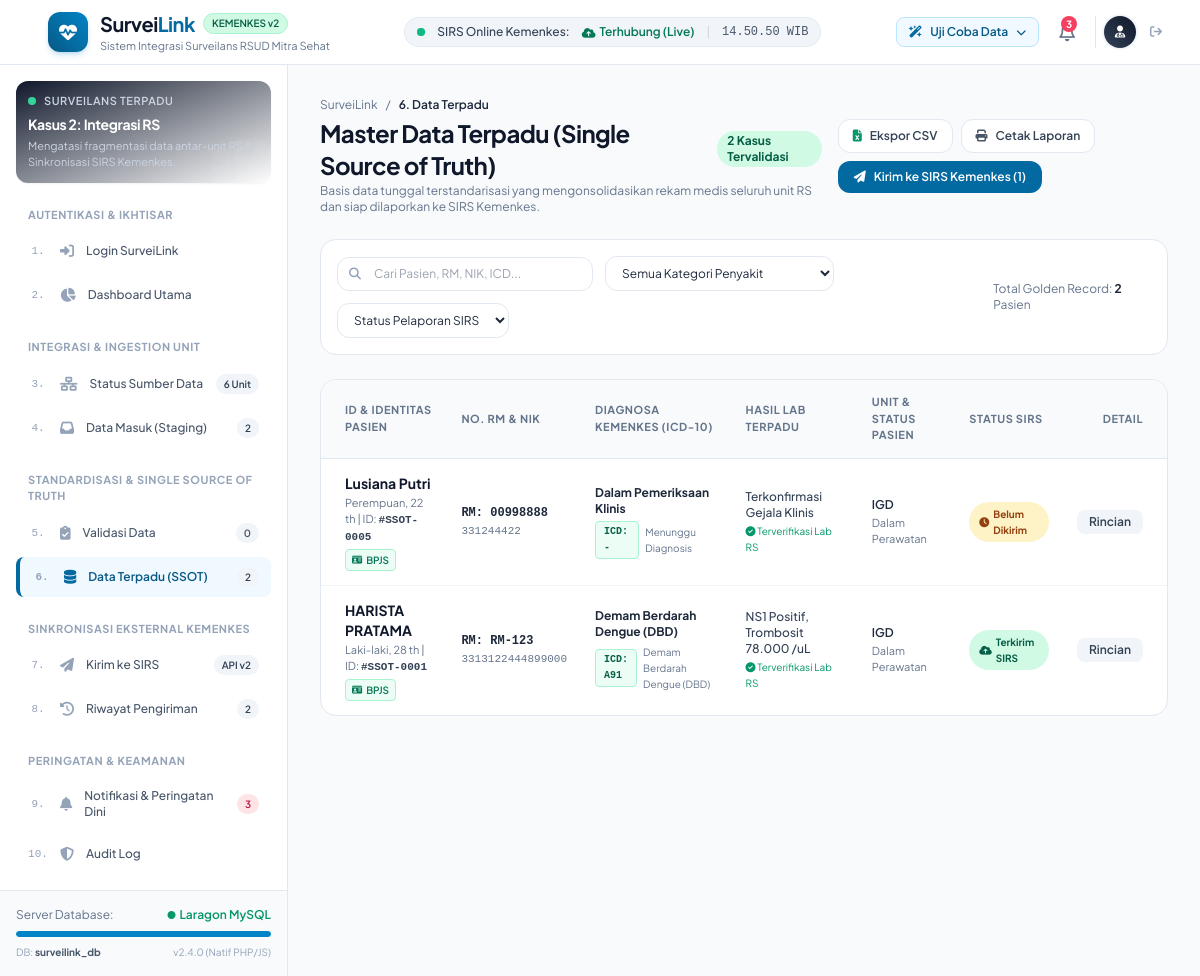
The app's page /data_terpadu.php with its own data.
### tables this page shows
CREATE TABLE `data_terpadu` (
  `id` int NOT NULL,
  `data_masuk_id` int DEFAULT NULL,
  `no_rm` varchar(20) NOT NULL,
  `nik` varchar(20) NOT NULL,
  `nama_pasien` varchar(100) NOT NULL,
  `jenis_kelamin` enum('L','P') NOT NULL,
  `cara_pembayaran` varchar(50) NOT NULL DEFAULT 'Pembayaran BPJS',
  `tempat_lahir` varchar(100) NOT NULL DEFAULT 'Jakarta',
  `tanggal_lahir` date NOT NULL,
  `usia` int NOT NULL,
  `agama` varchar(50) NOT NULL DEFAULT 'Islam',
  `status_perkawinan` varchar(50) NOT NULL DEFAULT 'Kawin',
  `alamat_lengkap` text NOT NULL,
  `unit_layanan` varchar(100) NOT NULL,
  `tanggal_masuk` datetime NOT NULL,
  `tanggal_keluar` datetime DEFAULT NULL,
  `kondisi_keluar` varchar(50) DEFAULT 'Dalam Perawatan',
  `kode_icd10` varchar(10) NOT NULL,
  `nama_penyakit` varchar(255) NOT NULL,
  `kategori_surveilans` varchar(100) NOT NULL,
  `hasil_lab_terpadu` varchar(255) DEFAULT NULL,
  `status_sirs` enum('Belum Dikirim','Dalam Antrean','Terkirim','Gagal') NOT NULL DEFAULT 'Belum Dikirim',
  `tgl_validasi` datetime DEFAULT NULL,
  `petugas_validasi` varchar(100) DEFAULT NULL,
  `created_at` timestamp NULL DEFAULT CURRENT_TIMESTAMP
);

### data_terpadu.php (the view, shortened to what this page needs)
<?php
require_once __DIR__ . '/includes/header.php';
require_once __DIR__ . '/includes/navbar.php';
$search = trim($_GET['search'] ?? '');
$sql = "SELECT * FROM data_terpadu WHERE 1=1";
$params = [];
$sql .= " ORDER BY id DESC";
$stmt = $pdo->prepare($sql);
$stmt->execute($params);
$terpaduList = $stmt->fetchAll();
$totalSSOT = count($terpaduList);
$readyForSirs = count(array_filter($terpaduList, fn($x) => $x['status_sirs'] === 'Belum Dikirim'));
?>
<div class="flex-1 flex overflow-hidden">
    <?php require_once __DIR__ . '/includes/sidebar.php'; ?>
    <main class="flex-1 overflow-y-auto custom-scrollbar p-4 sm:p-6 lg:p-8 space-y-6">
        <div class="flex flex-col sm:flex-row sm:items-center justify-between gap-4">
            <div>
                <div class="flex items-center gap-2 text-xs text-slate-500 mb-1">
                    <a href="dashboard.php" class="hover:text-brand-600">SurveiLink</a>
                    <span>/</span>
                    <span class="text-slate-800 font-semibold">6. Data Terpadu</span>
                </div>
                <div class="flex items-center gap-3">
                    <h1 class="text-2xl font-bold text-slate-900 tracking-tight">Master Data Terpadu (Single Source of Truth)</h1>
                    <span class="px-2.5 py-0.5 rounded-full text-xs font-bold bg-emerald-100 text-emerald-800">
                        <?= $totalSSOT ?> Kasus Tervalidasi
                    </span>
                </div>
                <p class="text-xs text-slate-500 mt-0.5">Basis data tunggal terstandarisasi yang mengonsolidasikan rekam medis seluruh unit RS dan siap dilaporkan ke SIRS Kemenkes.</p>
            </div>
            <div class="flex flex-wrap items-center gap-2">
                <button onclick="exportCSV()" class="px-3.5 py-2 rounded-xl bg-white border border-slate-200 hover:border-slate-300 text-slate-700 text-xs font-semibold shadow-xs transition flex items-center gap-2">
                    <i class="fa-solid fa-file-excel text-emerald-600"></i>
                    <span>Ekspor CSV</span>
                </button>
                <button onclick="window.print()" class="px-3.5 py-2 rounded-xl bg-white border border-slate-200 hover:border-slate-300 text-slate-700 text-xs font-semibold shadow-xs transition flex items-center gap-2">
                    <i class="fa-solid fa-print text-slate-600"></i>
                    <span>Cetak Laporan</span>
                </button>
                <?php if ($readyForSirs > 0): ?>
                    <a href="kirim_sirs.php" class="px-4 py-2 rounded-xl bg-brand-600 hover:bg-brand-700 text-white text-xs font-semibold shadow-xs transition flex items-center gap-2">
                        <i class="fa-solid fa-paper-plane"></i>
                        <span>Kirim ke SIRS Kemenkes (<?= $readyForSirs ?>)</span>
                    </a>
                <?php endif; ?>
            </div>
        </div>
        <div class="p-4 rounded-2xl bg-white border border-slate-200 shadow-xs flex flex-col md:flex-row items-center justify-between gap-4">
            <form method="GET" action="data_terpadu.php" class="flex flex-wrap items-center gap-3 w-full md:w-auto">
                <div class="relative w-full sm:w-64">
                    <span class="absolute inset-y-0 left-0 pl-3 flex items-center text-slate-400">
                        <i class="fa-solid fa-magnifying-glass text-xs"></i>
                    </span>
                    <input type="text" name="search" value="<?= htmlspecialchars($search) ?>" placeholder="Cari Pasien, RM, NIK, ICD..."
                        class="w-full pl-9 pr-3 py-2 text-xs rounded-xl border border-slate-200 focus:outline-none focus:ring-2 focus:ring-brand-500">
                </div>
                <select name="penyakit" onchange="this.form.submit()" class="py-2 px-3 text-xs rounded-xl border border-slate-200 bg-white focus:outline-none focus:ring-2 focus:ring-brand-500">
                    <option value="">Semua Kategori Penyakit</option>
                </select>
                <select name="sirs" onchange="this.form.submit()" class="py-2 px-3 text-xs rounded-xl border border-slate-200 bg-white focus:outline-none focus:ring-2 focus:ring-brand-500">
                    <option value="">Status Pelaporan SIRS</option>
                </select>
            </form>
            <div class="text-xs text-slate-500">
                Total Golden Record: <span class="font-bold text-slate-800"><?= $totalSSOT ?></span> Pasien
            </div>
        </div>
        <div class="rounded-2xl bg-white border border-slate-200 shadow-xs overflow-hidden">
            <?php if (empty($terpaduList)): ?>
                <div class="p-12 text-center flex flex-col items-center justify-center">
                    <div class="w-16 h-16 rounded-2xl bg-slate-100 text-slate-400 flex items-center justify-center text-2xl mb-4">
                        <i class="fa-solid fa-database"></i>
                    </div>
                    <h3 class="text-base font-bold text-slate-800">Data Terpadu Masih 0 (Kosong)</h3>
                    <p class="text-xs text-slate-500 max-w-md mt-1 mb-6">
                        Belum ada data pasien yang dipromosikan ke Master Data Terpadu. Lakukan penarikan data dari unit RS dan validasi di menu <b>Validasi Data</b>.
                    </p>
                    <div class="flex items-center gap-3">
                        <button onclick="simulasiTarikData('ALL')" class="px-4 py-2.5 rounded-xl bg-brand-600 hover:bg-brand-700 text-white text-xs font-semibold shadow-xs transition flex items-center gap-2">
                            <i class="fa-solid fa-cloud-arrow-down"></i>
                            <span>Tarik Sampel Data Pasien</span>
                        </button>
                        <a href="validasi_data.php" class="px-4 py-2.5 rounded-xl bg-amber-500 hover:bg-amber-600 text-white text-xs font-semibold shadow-xs transition flex items-center gap-2">
                            <i class="fa-solid fa-clipboard-check"></i>
                            <span>Buka Workbench Validasi</span>
                        </a>
                    </div>
                </div>
            <?php else: ?>
                <div class="overflow-x-auto">
                    <table class="w-full text-left border-collapse" id="tableDataTerpadu">
                        <thead>
                            <tr class="bg-slate-50 border-b border-slate-200 text-[11px] font-bold text-slate-500 uppercase tracking-wider">
                                <th class="p-3.5 pl-6">ID & Identitas Pasien</th>
                                <th class="p-3.5">No. RM & NIK</th>
                                <th class="p-3.5">Diagnosa Kemenkes (ICD-10)</th>
                                <th class="p-3.5">Hasil Lab Terpadu</th>
                                <th class="p-3.5">Unit & Status Pasien</th>
                                <th class="p-3.5">Status SIRS</th>
                                <th class="p-3.5 pr-6 text-right">Detail</th>
                            </tr>
                        </thead>
                        <tbody class="divide-y divide-slate-100 text-xs">
                            <?php foreach ($terpaduList as $row): ?>
                                <tr class="hover:bg-slate-50/70 transition">
                                    <td class="p-3.5 pl-6">
                                        <div class="font-bold text-slate-900 text-sm"><?= htmlspecialchars($row['nama_pasien']) ?></div>
                                        <div class="text-[11px] text-slate-500 mt-0.5">
                                            <?= $row['jenis_kelamin'] === 'L' ? 'Laki-laki' : 'Perempuan' ?>, <?= $row['usia'] ?> th |
                                            ID: <span class="font-mono text-slate-700 font-bold">#SSOT-<?= sprintf('%04d', $row['id']) ?></span>
                                        </div>
                                        <div class="mt-1 flex items-center gap-1.5">
                                            <?php if (($row['cara_pembayaran'] ?? '') === 'Pembayaran BPJS'): ?>
                                                <span class="inline-flex items-center gap-1 px-1.5 py-0.5 rounded text-[10px] font-semibold bg-emerald-50 text-emerald-700 border border-emerald-200">
                                                    <i class="fa-solid fa-id-card text-[9px]"></i> BPJS
                                                </span>
                                            <?php elseif (($row['cara_pembayaran'] ?? '') === 'Pembayaran Umum'): ?>
                                                <span class="inline-flex items-center gap-1 px-1.5 py-0.5 rounded text-[10px] font-semibold bg-blue-50 text-blue-700 border border-blue-200">
                                                    <i class="fa-solid fa-wallet text-[9px]"></i> Umum
                                                </span>
                                            <?php elseif (($row['cara_pembayaran'] ?? '') === 'Pembayaran Asuransi'): ?>
                                                <span class="inline-flex items-center gap-1 px-1.5 py-0.5 rounded text-[10px] font-semibold bg-purple-50 text-purple-700 border border-purple-200">
                                                    <i class="fa-solid fa-shield-halved text-[9px]"></i> Asuransi
                                                </span>
                                            <?php else: ?>
                                                <span class="inline-flex items-center gap-1 px-1.5 py-0.5 rounded text-[10px] font-semibold bg-slate-100 text-slate-600">
                                                    <?= htmlspecialchars($row['cara_pembayaran'] ?? 'Pembayaran BPJS') ?>
                                                </span>
                                            <?php endif; ?>
                                        </div>
                                    </td>
                                    <td class="p-3.5">
                                        <div class="font-mono font-bold text-slate-800">RM: <?= htmlspecialchars($row['no_rm']) ?></div>
                                        <div class="font-mono text-slate-500 text-[11px] mt-0.5"><?= htmlspecialchars($row['nik']) ?></div>
                                    </td>
                                    <td class="p-3.5">
                                        <div class="font-bold text-slate-800"><?= htmlspecialchars($row['nama_penyakit']) ?></div>
                                        <div class="flex items-center gap-1.5 mt-1">
                                            <span class="px-2 py-0.5 rounded text-[10px] font-mono font-extrabold bg-emerald-50 text-emerald-800 border border-emerald-200">
                                                ICD: <?= htmlspecialchars($row['kode_icd10']) ?>
                                            </span>
                                            <span class="text-[10px] text-slate-500"><?= htmlspecialchars($row['kategori_surveilans']) ?></span>
                                        </div>
                                    </td>
                                    <td class="p-3.5">
                                        <div class="text-slate-700 text-xs font-medium">
                                            <?= htmlspecialchars($row['hasil_lab_terpadu'] ?: 'Terkonfirmasi Gejala Klinis') ?>
                                        </div>
                                        <span class="text-[10px] text-emerald-600 block mt-0.5"><i class="fa-solid fa-circle-check"></i> Terverifikasi Lab RS</span>
                                    </td>
                                    <td class="p-3.5">
                                        <span class="font-semibold text-slate-800"><?= htmlspecialchars($row['unit_layanan']) ?></span>
                                        <div class="text-[11px] text-slate-500 mt-0.5"><?= htmlspecialchars($row['kondisi_keluar'] ?: 'Dalam Perawatan') ?></div>
                                    </td>
                                    <td class="p-3.5">
                                        <?php if ($row['status_sirs'] === 'Terkirim'): ?>
                                            <span class="inline-flex items-center gap-1 px-2.5 py-1 rounded-full text-[10px] font-bold bg-emerald-100 text-emerald-800">
                                                <i class="fa-solid fa-cloud-arrow-up"></i> Terkirim SIRS
                                            </span>
                                        <?php else: ?>
                                            <span class="inline-flex items-center gap-1 px-2.5 py-1 rounded-full text-[10px] font-bold bg-amber-100 text-amber-800">
                                                <i class="fa-solid fa-clock"></i> Belum Dikirim
                                            </span>
                                        <?php endif; ?>
                                    </td>
                                    <td class="p-3.5 pr-6 text-right">
                                        <button onclick='lihatGoldenRecord(<?= json_encode($row) ?>)' class="px-3 py-1 rounded-lg bg-slate-100 hover:bg-slate-200 text-slate-700 text-xs font-semibold transition">
                                            Rincian
                                        </button>
                                    </td>
                                </tr>
                            <?php endforeach; ?>
                        </tbody>
                    </table>
                </div>
            <?php endif; ?>
        </div>
    </main>
</div>
<?php require_once __DIR__ . '/includes/footer.php'; ?>

### includes/header.php (style rules this page uses)
body { font-family: 'Plus Jakarta Sans', sans-serif; background-color: #f8fafc; }

### records on screen
data_terpadu: nama_pasien "Lusiana Putri", jenis_kelamin "Perempuan", usia "22", id "0005", cara_pembayaran "Pembayaran BPJS" (drawn), no_rm "00998888", nik "331244422", nama_penyakit "Dalam Pemeriksaan Klinis", kode_icd10 "-", kategori_surveilans "Menunggu Diagnosis", hasil_lab_terpadu "Terkonfirmasi Gejala Klinis", unit_layanan "IGD", kondisi_keluar "Dalam Perawatan", status_sirs "Belum Dikirim" (drawn)
data_terpadu: nama_pasien "HARISTA PRATAMA", jenis_kelamin "Laki-laki", usia "28", id "0001", cara_pembayaran "Pembayaran BPJS" (drawn), no_rm "RM-123", nik "3313122444899000", nama_penyakit "Demam Berdarah Dengue (DBD)", kode_icd10 "A91", kategori_surveilans "Demam Berdarah Dengue (DBD)", hasil_lab_terpadu "NS1 Positif, Trombosit 78.000 /uL", unit_layanan "IGD", kondisi_keluar "Dalam Perawatan", status_sirs "Terkirim" (drawn)

### other values on screen
$totalNotifBelumDibaca "3"
$group['category'] "AUTENTIKASI & IKHTISAR"
$item['number'] "1"
$item['title'] "Login SurveiLink"
$item['number'] "2"
$item['title'] "Dashboard Utama"
$group['category'] "INTEGRASI & INGESTION UNIT"
$item['number'] "3"
$item['title'] "Status Sumber Data"
$item['badge'] "6 Unit"
$item['number'] "4"
$item['title'] "Data Masuk (Staging)"
$item['badge'] "2"
$group['category'] "STANDARDISASI & SINGLE SOURCE OF TRUTH"
$item['number'] "5"
